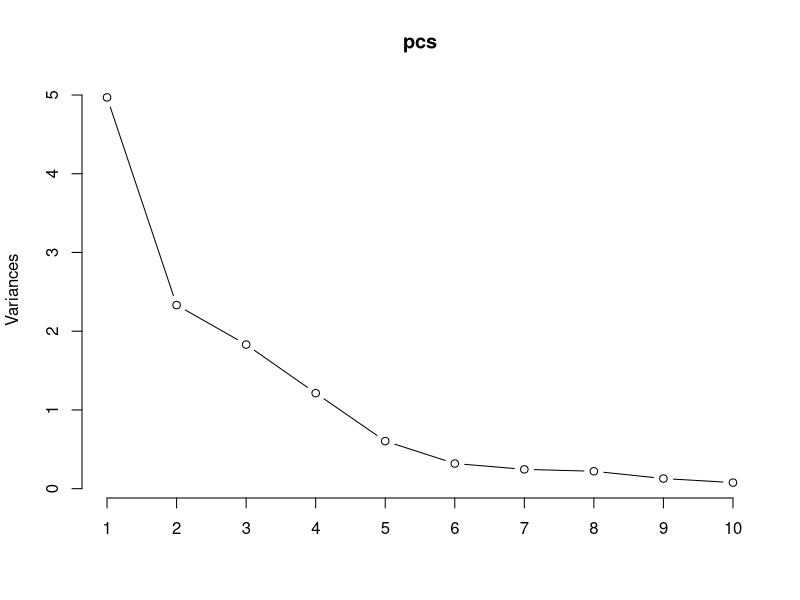
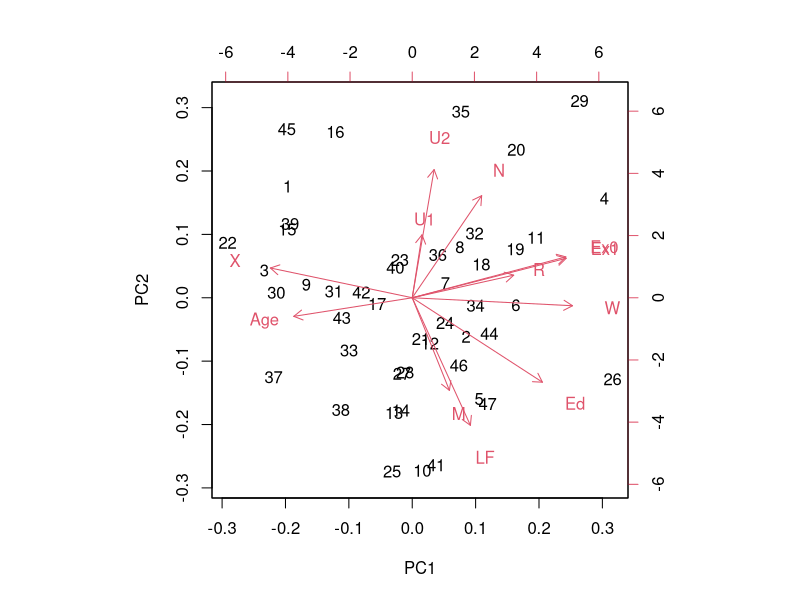
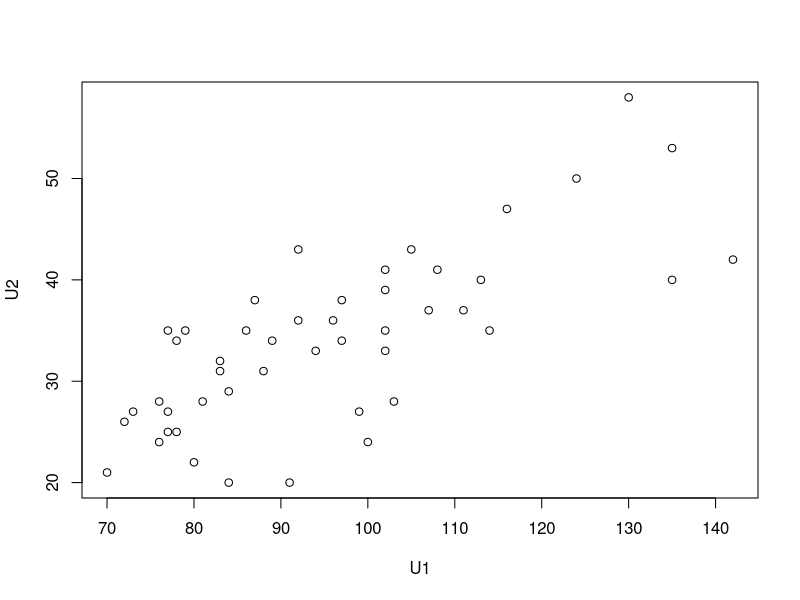

These figures' R source, in order: (Note: this script raises an error after producing the figures.)
## ---- chunk 1
# Your code here
setwd("C:\\UM\\Courses\\SI\\SI618\\HW\\HW5")
uscrime<-read.delim('uscrime.txt')
uscrime
## ---- chunk 2
# Your code here
pcs <- prcomp(uscrime,scale = TRUE)
pcs
plot(pcs,type = 'l')
## ---- chunk 3
# Your code here
biplot(pcs)
## ---- chunk 4
plot(uscrime[,c(9,10)])
pearson.cor = cor(uscrime[,c(9,10)],method = "pearson")
pearson.cor
## ---- chunk 5
manage<-read.delim('manage.csv',sep = ',')
indx <- sapply(manage,is.factor)
manage[indx] <- lapply(manage[indx],function(x)(factor(as.character(x),levels=c("VERY LITTLE EXTENT","LITTLE EXTENT","SOME EXTENT","MODERATE EXTENT","CONSIDERABLE EXTENT","GREAT EXTENT","TO A VERY GREAT EXTENT"))))
for(i in c(1:11)){
  levels(manage[,i]) <- c(1,2,3,4,5,6,7)
  manage[,i]<-as.numeric(levels(manage[,i])[manage[,i]])
}

factanal(x=manage,factors = 1,rotation = "promax")
factanal(x=manage,factors = 2,rotation = "promax")
factanal(x=manage,factors = 3,rotation = "promax")
